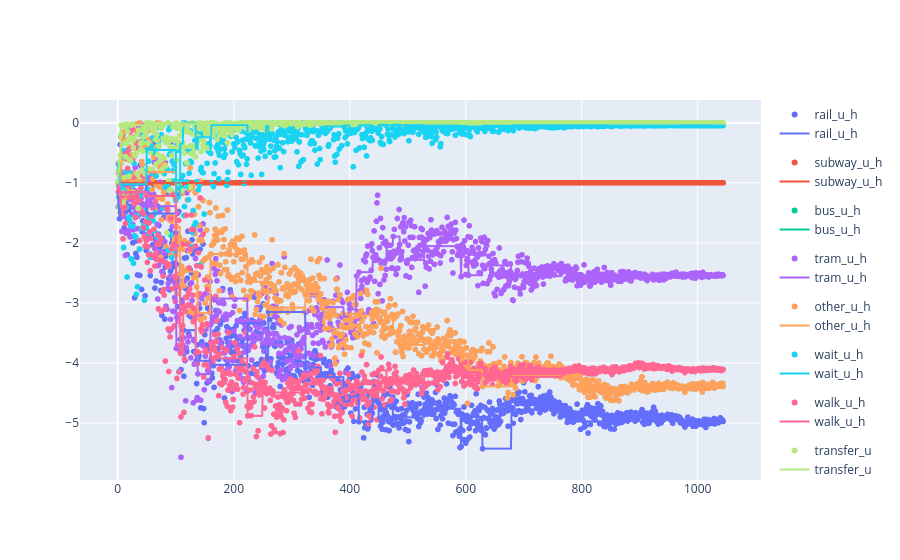

The code cell stored with this chart in its notebook:
### Code cell
figure_scatter = px.scatter(df_values, x = "evaluation", y = "value", color = "variable")
figure_best = px.line(df_best, x = "evaluation", y = "value", color = "variable")
go.Figure(data = figure_scatter.data + figure_best.data)

### Figure 1 — Plotly figure (JSON) as saved in the notebook; plotly's stock layout.template omitted (floating-point values rounded to 4 significant figures; data arrays with more than 128 entries replaced by an {"elided": "..."} marker saying what was removed)
{"data": [{"hovertemplate": "variable=rail_u_h<br>evaluation=%{x}<br>value=%{y}<extra></extra>", "legendgroup": "rail_u_h", "marker": {"color": "#636efa", "symbol": "circle"}, "mode": "markers", "name": "rail_u_h", "showlegend": true, "type": "scattergl", "x": {"elided": "1045 int values"}, "xaxis": "x", "y": {"elided": "1045 float values"}, "yaxis": "y"}, {"hovertemplate": "variable=subway_u_h<br>evaluation=%{x}<br>value=%{y}<extra></extra>", "legendgroup": "subway_u_h", "marker": {"color": "#EF553B", "symbol": "circle"}, "mode": "markers", "name": "subway_u_h", "showlegend": true, "type": "scattergl", "x": {"elided": "1045 int values"}, "xaxis": "x", "y": {"elided": "1045 int values"}, "yaxis": "y"}, {"hovertemplate": "variable=bus_u_h<br>evaluation=%{x}<br>value=%{y}<extra></extra>", "legendgroup": "bus_u_h", "marker": {"color": "#00cc96", "symbol": "circle"}, "mode": "markers", "name": "bus_u_h", "showlegend": true, "type": "scattergl", "x": {"elided": "1045 int values"}, "xaxis": "x", "y": {"elided": "1045 float values"}, "yaxis": "y"}, {"hovertemplate": "variable=tram_u_h<br>evaluation=%{x}<br>value=%{y}<extra></extra>", "legendgroup": "tram_u_h", "marker": {"color": "#ab63fa", "symbol": "circle"}, "mode": "markers", "name": "tram_u_h", "showlegend": true, "type": "scattergl", "x": {"elided": "1045 int values"}, "xaxis": "x", "y": {"elided": "1045 float values"}, "yaxis": "y"}, {"hovertemplate": "variable=other_u_h<br>evaluation=%{x}<br>value=%{y}<extra></extra>", "legendgroup": "other_u_h", "marker": {"color": "#FFA15A", "symbol": "circle"}, "mode": "markers", "name": "other_u_h", "showlegend": true, "type": "scattergl", "x": {"elided": "1045 int values"}, "xaxis": "x", "y": {"elided": "1045 float values"}, "yaxis": "y"}, {"hovertemplate": "variable=wait_u_h<br>evaluation=%{x}<br>value=%{y}<extra></extra>", "legendgroup": "wait_u_h", "marker": {"color": "#19d3f3", "symbol": "circle"}, "mode": "markers", "name": "wait_u_h", "showlegend": true, "type": "scattergl", "x": {"elided": "1045 int values"}, "xaxis": "x", "y": {"elided": "1045 float values"}, "yaxis": "y"}, {"hovertemplate": "variable=walk_u_h<br>evaluation=%{x}<br>value=%{y}<extra></extra>", "legendgroup": "walk_u_h", "marker": {"color": "#FF6692", "symbol": "circle"}, "mode": "markers", "name": "walk_u_h", "showlegend": true, "type": "scattergl", "x": {"elided": "1045 int values"}, "xaxis": "x", "y": {"elided": "1045 float values"}, "yaxis": "y"}, {"hovertemplate": "variable=transfer_u<br>evaluation=%{x}<br>value=%{y}<extra></extra>", "legendgroup": "transfer_u", "marker": {"color": "#B6E880", "symbol": "circle"}, "mode": "markers", "name": "transfer_u", "showlegend": true, "type": "scattergl", "x": {"elided": "1045 int values"}, "xaxis": "x", "y": {"elided": "1045 float values"}, "yaxis": "y"}, {"hovertemplate": "variable=rail_u_h<br>evaluation=%{x}<br>value=%{y}<extra></extra>", "legendgroup": "rail_u_h", "line": {"color": "#636efa", "dash": "solid"}, "marker": {"symbol": "circle"}, "mode": "lines", "name": "rail_u_h", "showlegend": true, "type": "scattergl", "x": {"elided": "1045 int values"}, "xaxis": "x", "y": {"elided": "1045 float values"}, "yaxis": "y"}, {"hovertemplate": "variable=subway_u_h<br>evaluation=%{x}<br>value=%{y}<extra></extra>", "legendgroup": "subway_u_h", "line": {"color": "#EF553B", "dash": "solid"}, "marker": {"symbol": "circle"}, "mode": "lines", "name": "subway_u_h", "showlegend": true, "type": "scattergl", "x": {"elided": "1045 int values"}, "xaxis": "x", "y": {"elided": "1045 int values"}, "yaxis": "y"}, {"hovertemplate": "variable=bus_u_h<br>evaluation=%{x}<br>value=%{y}<extra></extra>", "legendgroup": "bus_u_h", "line": {"color": "#00cc96", "dash": "solid"}, "marker": {"symbol": "circle"}, "mode": "lines", "name": "bus_u_h", "showlegend": true, "type": "scattergl", "x": {"elided": "1045 int values"}, "xaxis": "x", "y": {"elided": "1045 float values"}, "yaxis": "y"}, {"hovertemplate": "variable=tram_u_h<br>evaluation=%{x}<br>value=%{y}<extra></extra>", "legendgroup": "tram_u_h", "line": {"color": "#ab63fa", "dash": "solid"}, "marker": {"symbol": "circle"}, "mode": "lines", "name": "tram_u_h", "showlegend": true, "type": "scattergl", "x": {"elided": "1045 int values"}, "xaxis": "x", "y": {"elided": "1045 float values"}, "yaxis": "y"}, {"hovertemplate": "variable=other_u_h<br>evaluation=%{x}<br>value=%{y}<extra></extra>", "legendgroup": "other_u_h", "line": {"color": "#FFA15A", "dash": "solid"}, "marker": {"symbol": "circle"}, "mode": "lines", "name": "other_u_h", "showlegend": true, "type": "scattergl", "x": {"elided": "1045 int values"}, "xaxis": "x", "y": {"elided": "1045 float values"}, "yaxis": "y"}, {"hovertemplate": "variable=wait_u_h<br>evaluation=%{x}<br>value=%{y}<extra></extra>", "legendgroup": "wait_u_h", "line": {"color": "#19d3f3", "dash": "solid"}, "marker": {"symbol": "circle"}, "mode": "lines", "name": "wait_u_h", "showlegend": true, "type": "scattergl", "x": {"elided": "1045 int values"}, "xaxis": "x", "y": {"elided": "1045 float values"}, "yaxis": "y"}, {"hovertemplate": "variable=walk_u_h<br>evaluation=%{x}<br>value=%{y}<extra></extra>", "legendgroup": "walk_u_h", "line": {"color": "#FF6692", "dash": "solid"}, "marker": {"symbol": "circle"}, "mode": "lines", "name": "walk_u_h", "showlegend": true, "type": "scattergl", "x": {"elided": "1045 int values"}, "xaxis": "x", "y": {"elided": "1045 float values"}, "yaxis": "y"}, {"hovertemplate": "variable=transfer_u<br>evaluation=%{x}<br>value=%{y}<extra></extra>", "legendgroup": "transfer_u", "line": {"color": "#B6E880", "dash": "solid"}, "marker": {"symbol": "circle"}, "mode": "lines", "name": "transfer_u", "showlegend": true, "type": "scattergl", "x": {"elided": "1045 int values"}, "xaxis": "x", "y": {"elided": "1045 float values"}, "yaxis": "y"}], "layout": {}}
